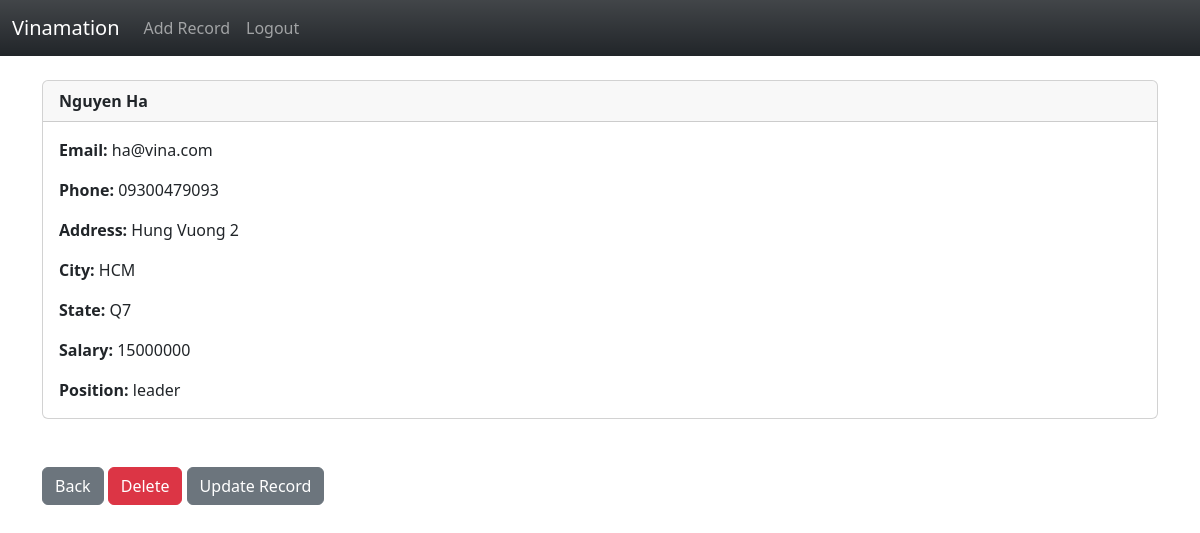
The page /artist/record/2 (signed in) on the database its author committed.
### artist/models.py (models this page shows, shortened)
class Record(models.Model):
    create_at = models.DateTimeField(auto_now=True)
    first_name = models.CharField(max_length=50)
    last_name = models.CharField(max_length=50)
    email = models.CharField(max_length=50)
    phone = models.CharField(max_length=15)
    address = models.CharField(max_length=100)
    city = models.CharField(max_length=50)
    state = models.CharField(max_length=50)
    salary = models.IntegerField(max_length=12)
    position = models.CharField(max_length=20)

### artist/views.py (the view)
# urls.py: path('record/<int:pk>', views.customer_record, name = "record"),
def customer_record(request, pk):
    if request.user.is_authenticated:
        customer_record = Record.objects.get(id=pk)
        return render(request, 'artist/record.html',{'customer_record' : customer_record})
    else:
        messages.success(request, "You Must Be Logged In TO View That Page")
        return redirect('home')

### artist/templates/artist/record.html
{% extends 'artist/base.html' %}
{% block body %}
<div class="card">
    <div class="card-header"><strong>
          {{ customer_record.first_name }}
          {{ customer_record.last_name }}</strong>
    </div>
    <div class="card-body">
  <p class="card-text">
  <strong>Email: </strong>{{ customer_record.email }}</p>
  <p class="card-text">
  <strong>Phone: </strong>{{ customer_record.phone }}
  </p>
  <p class="card-text">
  <strong>Address: </strong>{{ customer_record.address }}</p>
  <p class="card-text">
  <strong>City: </strong>{{ customer_record.city }}</p>
  <p class="card-text">
  <strong>State: </strong>{{ customer_record.state }}</p>
  <p class="card-text">
  <strong>Salary: </strong>{{ customer_record.salary }}</p>
  <p class="card-text">
<strong>Position: </strong>{{ customer_record.position }}</p>
    </div>
  </div>
  <br/><br/>
  <a href="{% url 'home' %}" class="btn btn-secondary">Back</a>
  <a href="{% url 'delete_record' customer_record.id %}" class="btn btn-danger">Delete</a>
  <a href="{% url 'update_record' customer_record.id %}" class="btn btn-secondary">Update Record</a>
{% endblock %}

### rows shown on the page
Record: first_name "Nguyen", last_name "Ha", email "ha@vina.com", phone "09300479093", address "Hung Vuong 2", city "HCM", state "Q7", salary "15000000", position "leader"
